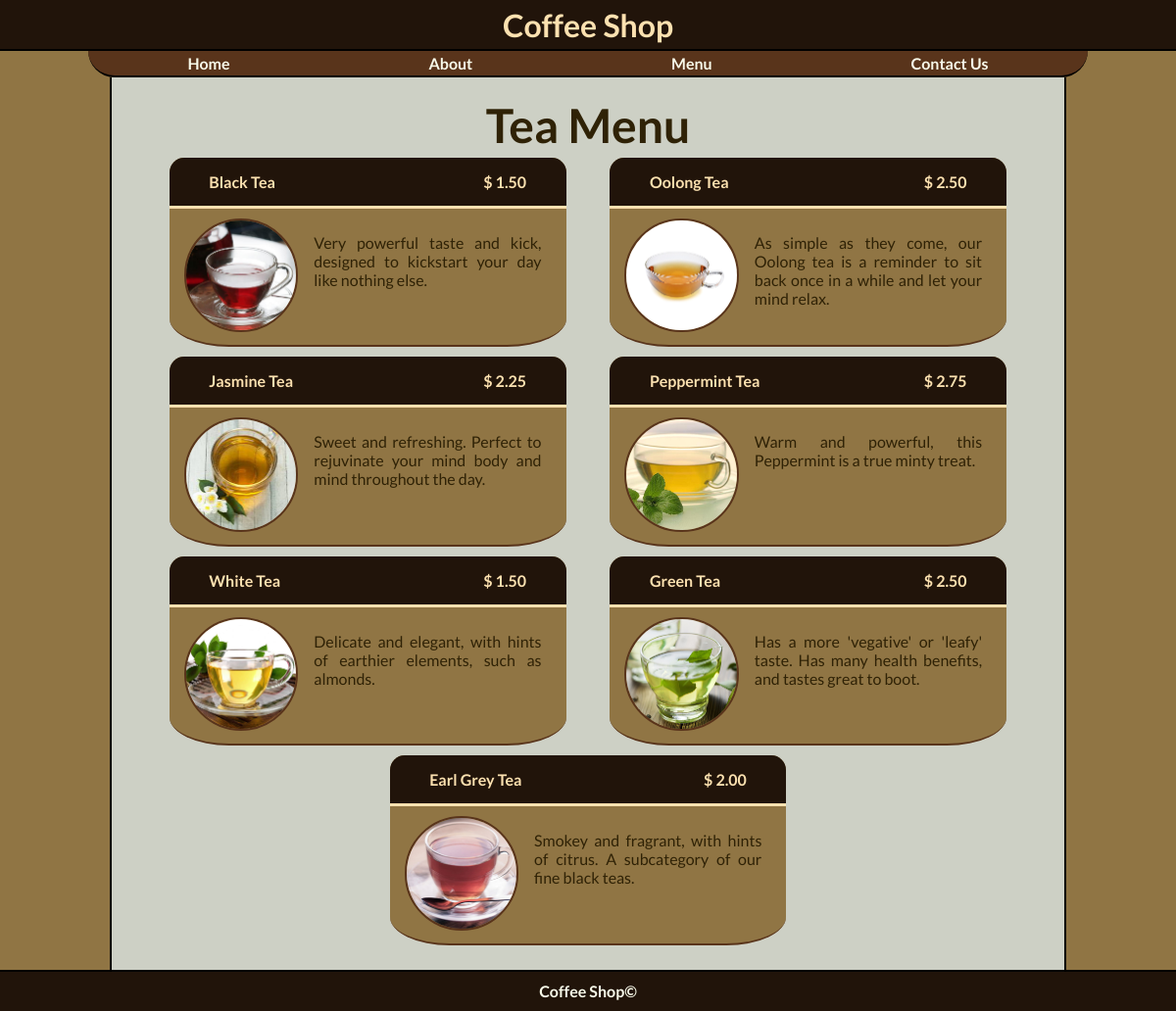
/menu/tea.php, run on the app's committed database.
### tables this page shows
CREATE TABLE `tea` (
  `tea_id` int(11) NOT NULL AUTO_INCREMENT,
  `name` varchar(50) DEFAULT NULL,
  `description` varchar(200) DEFAULT NULL,
  `price` decimal(10,2) DEFAULT NULL,
  `img_dir` varchar(50) DEFAULT NULL,
  PRIMARY KEY (`tea_id`)
);

### database/databaseSelect.inc.php (called while the page is built, shortened)
<?php
    $sqlSelectTea = "SELECT DISTINCT *
                     FROM tea;";
?>

### templates/menuItem.inc.php (the view)
<table>
  <div class="menu">
    <?php
      while ($foodRow = $foodList->fetch()) {
        echo "<div class='menu-item'>";
          echo "<div class='menu-item-header'>";
            echo "<p>" . $foodRow['name'] . "</p>";
            echo "<p> $ " . $foodRow['price'] . "</p>";
          echo "</div>";
          echo "<div class='menu-item-body'>";
            echo "<div>";
              echo "<img src='.." . $foodRow['img_dir'] . "' alt='" . $foodRow['name'] . "'>";
            echo "</div>";
            echo "<p>" . $foodRow['description'] . "</p>";
          echo "</div>";
        echo "</div>";
      }
    ?>
  </div>
</table>

### static/css/base.css (style rules this page uses)
html, body, hgroup, header, footer, nav, article, section, aside, figure, figcaption, h1, h2, h3, h4, h5, h6, ol, ul, li, div, span, p, img, a { margin: 0; padding: 0; font-size: 100%; font-family: 'Lato', 'Open Sans', sans-serif; vertical-align: baseline; border: 0; }
body { display: flex; flex-direction: column; justify-content: center; align-items: center; min-height: 100vh; }
body { color: #2F2206; }
body { background-color: #907544; }
main p { padding-top: 15px; padding-bottom: 15px; }
main img { width: 100%; height: auto; }
.menu { display: flex; justify-content: space-between; flex-wrap: wrap; }
.menu .menu-item { display: flex; flex-direction: column; width: 90%; margin-top: 5px; margin-right: auto; margin-bottom: 5px; margin-left: auto; }
@media (min-width: 767px) { .menu .menu-item { max-width: 45%; } }
.menu .menu-item-header { display: flex; justify-content: space-between; padding-right: 10%; padding-left: 10%; }
.menu .menu-item-body { display: flex; justify-content: space-between; padding-top: 10px; padding-right: 15px; padding-bottom: 10px; padding-left: 15px; }
.menu .menu-item-body div { max-width: 30%; }
.menu .menu-item-body p { padding-right: 10px; padding-left: 20px; }
@media (min-width: 896px) { main p { text-align: justify; } }
.menu .menu-item-header { font-weight: bold; color: #FCE1B0; }
.menu-item { background-color: #907544; border-bottom: 2px solid #59341b; border-top-right-radius: 15px; border-bottom-right-radius: 15%; border-bottom-left-radius: 15%; border-top-left-radius: 15px; }
.menu .menu-item-header { background-color: #21140a; border-bottom: 3px solid #FCE1B0; border-top-right-radius: 15px; border-top-left-radius: 15px; }
.menu .menu-item-body img { border: 2px solid #59341b; border-radius: 50%; }

### data on the page
tea: name "Black Tea", price "1.50", img_dir (picture), description "Very powerful taste and kick, designed to kickstart your day like nothing else."
tea: name "Oolong Tea", price "2.50", img_dir (picture), description "As simple as they come, our Oolong tea is a reminder to sit back once in a while and let your mind relax."
tea: name "Jasmine Tea", price "2.25", img_dir (picture), description "Sweet and refreshing. Perfect to rejuvinate your mind body and mind throughout the day."
tea: name "Peppermint Tea", price "2.75", img_dir (picture), description "Warm and powerful, this Peppermint is a true minty treat."
tea: name "White Tea", price "1.50", img_dir (picture), description "Delicate and elegant, with hints of earthier elements, such as almonds."
tea: name "Green Tea", price "2.50", img_dir (picture), description "Has a more 'vegative' or 'leafy' taste. Has many health benefits, and tastes great to boot."
tea: name "Earl Grey Tea", price "2.00", img_dir (picture), description "Smokey and fragrant, with hints of citrus. A subcategory of our fine black teas."
